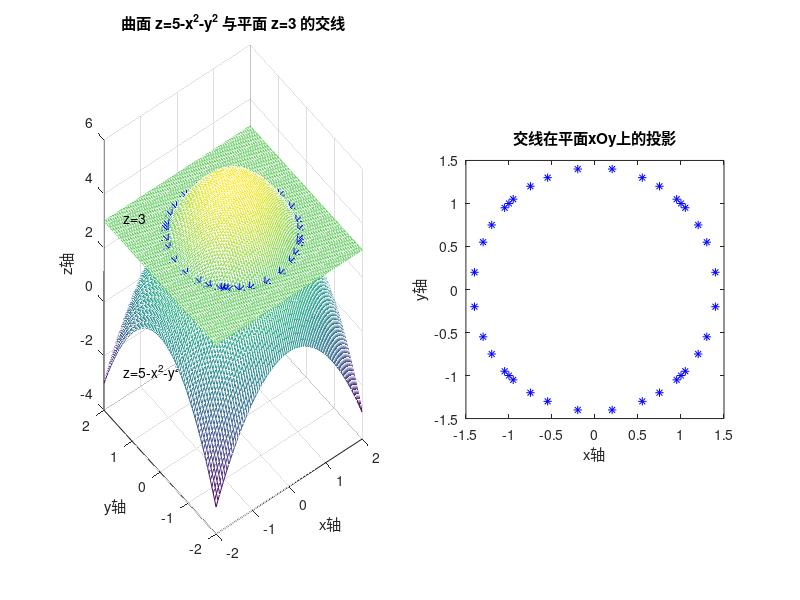

Recreate this plot in MATLAB.
clf

[x,y] = meshgrid(-2:0.05:2);
z1 = 5 - x.^2 - y.^2;
z2 = 3.*ones(size(x));

subplot(1,2,1)
mesh(x,y,z1)
hold on
mesh(x,y,z2)
title("曲面 z=5-x^2-y^2 与平面 z=3 的交线")
xlabel("x轴")
ylabel("y轴")
zlabel("z轴") 

r0 = abs(z1-z2)<0.01;
XX = x.*r0;
YY = y.*r0;
ZZ = z2.*r0;
XX = XX(r0~=0);
YY = YY(r0~=0);
ZZ = ZZ(r0~=0);
plot3(XX,YY,ZZ,"b*","MarkerSize",10)

text(-1.7,1.7,-2.5,"z=5-x^2-y^2")
text(-1.7,1.7,3.2,"z=3")

subplot(1,2,2)
plot(XX,YY,"b*")
daspect([1 1 1])
title("交线在平面xOy上的投影")
xlabel("x轴")
ylabel("y轴")